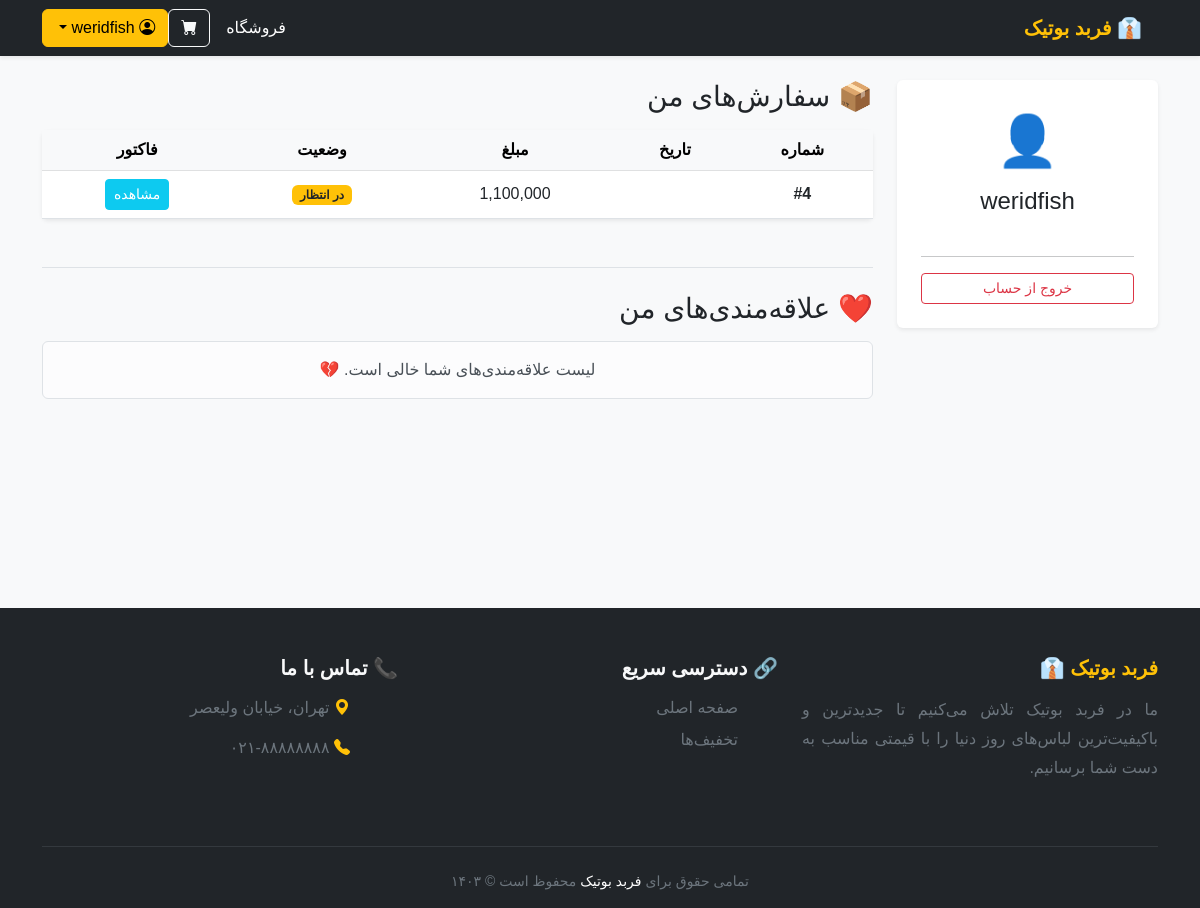
/accounts/profile/ (signed in), run on the app's committed database.
### orders/models.py (models this page shows, shortened)
class Order(models.Model):
    first_name = models.CharField(max_length=50, verbose_name='نام')
    last_name = models.CharField(max_length=50, verbose_name='نام خانوادگی')
    email = models.EmailField(verbose_name='ایمیل')
    address = models.CharField(max_length=250, verbose_name='آدرس پستی')
    postal_code = models.CharField(max_length=20, verbose_name='کد پستی')
    city = models.CharField(max_length=100, verbose_name='شهر')
    created = models.DateTimeField(auto_now_add=True)
    updated = models.DateTimeField(auto_now=True)
    paid = models.BooleanField(default=False, verbose_name='پرداخت شده؟')
    user = models.ForeignKey(User, on_delete=models.CASCADE, related_name='orders', null=True, blank=True)
    first_name = models.CharField(max_length=50, verbose_name='نام')
    class Meta:
        ordering = ('-created',) # سفارش‌های جدیدتر اول میان
        verbose_name = 'سفارش'
        verbose_name_plural = 'سفارشات'
    def get_total_cost(self):
        return sum(item.get_cost() for item in self.items.all())

class OrderItem(models.Model):
    order = models.ForeignKey(Order, related_name='items', on_delete=models.CASCADE)
    product = models.ForeignKey(Product, related_name='order_items', on_delete=models.CASCADE)
    variant = models.ForeignKey(Variants, related_name='order_items', on_delete=models.SET_NULL, blank=True, null=True)
    price = models.PositiveIntegerField()
    quantity = models.PositiveIntegerField(default=1)
    def get_cost(self):
        return self.price * self.quantity

### accounts/views.py (the view)
# urls.py: path('profile/', views.profile, name='profile'), # اگه پروفایل رو ساختی
@login_required
def profile(request):
    orders = request.user.orders.all().order_by('-created')
    return render(request, 'accounts/profile.html', {'orders': orders})

### store/templatetags/jalali.py (called while the page is built)
@register.filter
def to_jalali(value):
    if value:
        return jdatetime.datetime.fromgregorian(datetime=value).strftime('%Y/%m/%d')
    return ""

### accounts/templates/accounts/profile.html (shortened to what this page needs)
{% extends 'store/base.html' %}
{% load humanize %}
{% load jalali %} {% block title %}پروفایل من{% endblock %}
{% block content %}
<div class="row mt-4">
    <div class="col-md-3">
        <div class="card shadow-sm border-0 text-center p-4 mb-3">
            <div style="font-size: 50px;">👤</div>
            <h4 class="mt-2">{{ user.username }}</h4>
            <hr>
            <form action="{% url 'accounts:logout' %}" method="post">
                {% csrf_token %} <button class="btn btn-outline-danger w-100 btn-sm">خروج از حساب</button>
            </form>
        </div>
    </div>
    <div class="col-md-9">
        <h3 class="mb-3">📦 سفارش‌های من</h3>
        {% if orders %}
            <div class="card shadow-sm border-0 mb-5">
                <div class="table-responsive">
                    <table class="table table-hover mb-0 text-center align-middle">
                        <thead class="table-light"><tr><th>شماره</th><th>تاریخ</th><th>مبلغ</th><th>وضعیت</th><th>فاکتور</th></tr></thead>
                        <tbody>
                            {% for order in orders %}
                                <tr>
                                    <td class="fw-bold">#{{ order.id }}</td>
                                    <td>{{ order.created|to_jalali }}</td>
                                    <td>{{ order.get_total_cost|intcomma }}</td>
                                    <td>
                                        {% if order.paid %}<span class="badge bg-success">پرداخت شده</span>
                                        {% else %}<span class="badge bg-warning text-dark">در انتظار</span>{% endif %}
                                    </td>
                                    <td><a href="{% url 'orders:order_detail' order.id %}" class="btn btn-sm btn-info text-white">مشاهده</a></td>
                                </tr>
                            {% endfor %}
                        </tbody>
                    </table>
                </div>
            </div>
        {% else %}
            <div class="alert alert-info">شما هنوز خریدی انجام نداده‌اید.</div>
        {% endif %}
        <h3 class="mb-3 border-top pt-4">❤️ علاقه‌مندی‌های من</h3>
        {% if user.favorites.all %}
            <div class="row row-cols-1 row-cols-md-3 g-3">
                {% for product in user.favorites.all %}
                    <div class="col">
                        <div class="card h-100 shadow-sm border-0">
                            <a href="{{ product.get_absolute_url }}">
                                {% if product.image %}<img src="{{ product.image.url }}" class="card-img-top" style="height: 180px; object-fit: cover;">{% endif %}
                            </a>
                            <div class="card-body text-center p-2">
                                <h6 class="card-title text-truncate"><a href="{{ product.get_absolute_url }}" class="text-dark text-decoration-none">{{ product.name }}</a></h6>
                                <div class="text-success small fw-bold">{{ product.price|intcomma }} تومان</div>
                                <a href="{% url 'store:add_to_favorites' product.id %}" class="btn btn-sm btn-outline-danger mt-2 w-100">
                                    <i class="bi bi-trash"></i> حذف
                                </a>
                            </div>
                        </div>
                    </div>
                {% endfor %}
            </div>
        {% else %}
            <div class="alert alert-light border text-center">لیست علاقه‌مندی‌های شما خالی است. 💔</div>
        {% endif %}
    </div>
</div>
{% endblock %}

### store/templates/store/base.html (shortened to what this page needs)
{% load static %}
<!DOCTYPE html>
<html lang="fa" dir="rtl">
<head>
    <link href="https://cdn.jsdelivr.net/npm/bootstrap@5.3.0/dist/css/bootstrap.min.css" rel="stylesheet">
    <link rel="stylesheet" href="https://cdn.jsdelivr.net/npm/bootstrap-icons@1.11.0/font/bootstrap-icons.css">
</head>
<body>
    <nav class="navbar navbar-expand-lg navbar-dark bg-dark sticky-top shadow-sm">
        <div class="container">
            <a class="navbar-brand fw-bold text-warning" href="/">👔 فربد بوتیک</a>
            <div class="collapse navbar-collapse" id="navbarNav">
                <ul class="navbar-nav me-auto mb-2 mb-lg-0">
                    <li class="nav-item"><a class="nav-link active" href="{% url 'store:product_list' %}">فروشگاه</a></li>
                    </ul>
                <div class="d-flex align-items-center">
                    <a href="{% url 'cart:cart_detail' %}" class="btn btn-outline-light me-2 position-relative">
                        <i class="bi bi-cart-fill"></i>
                    </a>
                    {% if user.is_authenticated %}
                        <div class="dropdown">
                            <button class="btn btn-warning dropdown-toggle" type="button" data-bs-toggle="dropdown">
                                <i class="bi bi-person-circle"></i> {{ user.username }}
                            </button>
                        </div>
                    {% else %}
                        <a href="{% url 'accounts:login' %}" class="btn btn-outline-light me-2">ورود</a>
                        <a href="{% url 'accounts:register' %}" class="btn btn-warning fw-bold">ثبت نام</a>
                    {% endif %}
                </div>
            </div>
        </div>
    </nav>
    <div class="container" style="min-height: 60vh;">
        {% block content %}
        {% endblock %}
    </div>
    <footer class="bg-dark text-light pt-5 pb-3 mt-5">
        <div class="container">
            <div class="row">
                <div class="col-md-4 mb-4">
                    <h5 class="text-warning fw-bold mb-3">فربد بوتیک 👔</h5>
                    <p class="text-secondary" style="text-align: justify; line-height: 1.8;">
                        ما در فربد بوتیک تلاش می‌کنیم تا جدیدترین و باکیفیت‌ترین لباس‌های روز دنیا را با قیمتی مناسب به دست شما برسانیم.
                    </p>
                </div>
                <div class="col-md-4 mb-4">
                    <h5 class="fw-bold mb-3">🔗 دسترسی سریع</h5>
                    <ul class="list-unstyled text-secondary">
                        <li class="mb-2"><a href="/" class="text-decoration-none text-secondary">صفحه اصلی</a></li>
                        <li class="mb-2"><a href="#" class="text-decoration-none text-secondary">تخفیف‌ها</a></li>
                    </ul>
                </div>
                <div class="col-md-4 mb-4">
                    <h5 class="fw-bold mb-3">📞 تماس با ما</h5>
                    <ul class="list-unstyled text-secondary">
                        <li class="mb-3"><i class="bi bi-geo-alt-fill text-warning me-2"></i> تهران، خیابان ولیعصر</li>
                        <li class="mb-3"><i class="bi bi-telephone-fill text-warning me-2"></i> ۰۲۱-۸۸۸۸۸۸۸۸</li>
                    </ul>
                </div>
            </div>
            <hr class="border-secondary my-4">
            <div class="text-center text-secondary small">
                <p class="mb-0">تمامی حقوق برای <span class="text-white">فربد بوتیک</span> محفوظ است © ۱۴۰۳</p>
            </div>
        </div>
    </footer>
</body>
</html>

### store/templates/store/base.html (style rules this page uses)
body { font-family: Tahoma, sans-serif; background-color: #f8f9fa; }
a { text-decoration: none; }

### data on the page
Order: id "4", get_total_cost "1,100,000", paid "در انتظار"

### other printed values
{{ user.username }} "weridfish"
